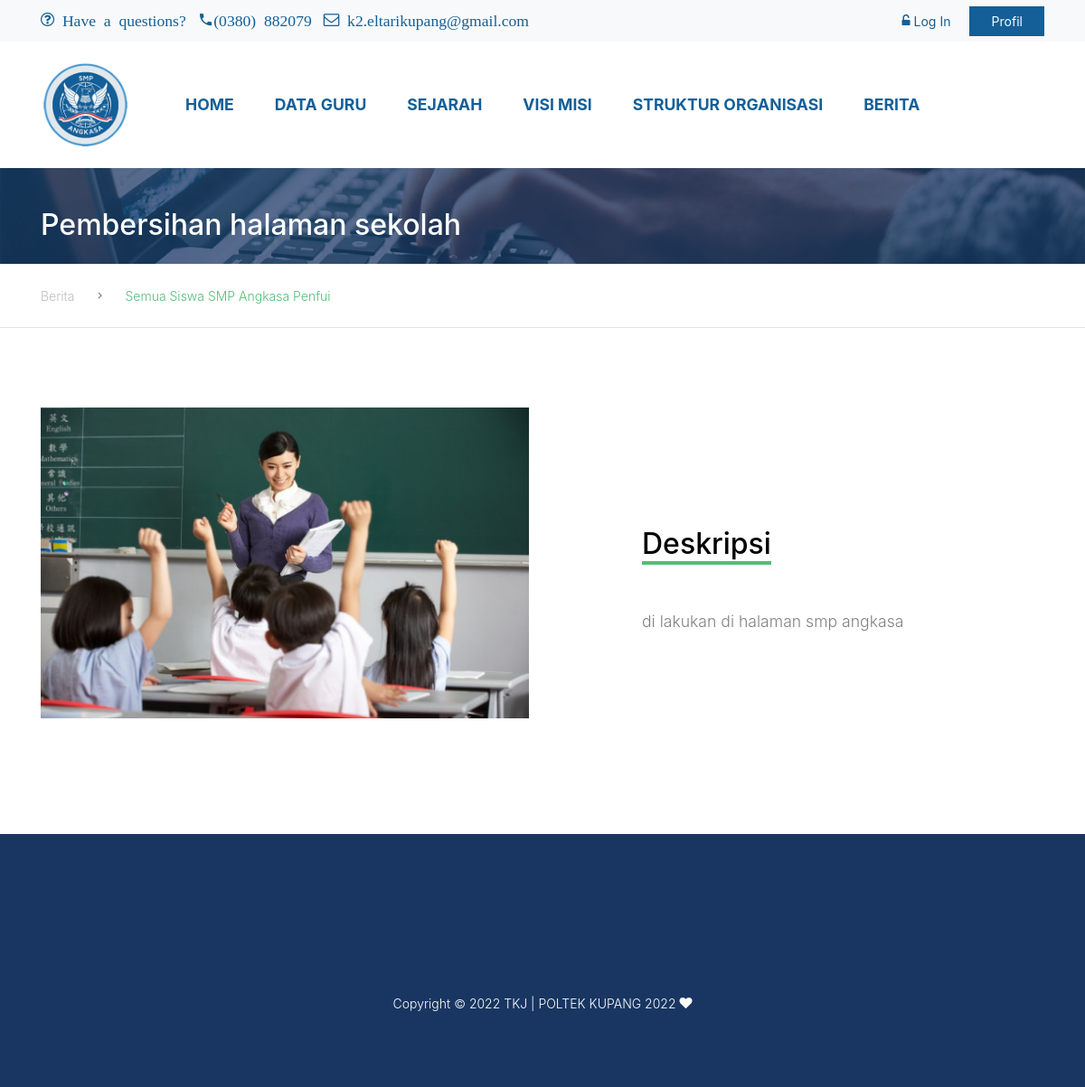
The app's page /detail-berita.php?id=22 with its own data.
### tables this page shows
CREATE TABLE `tbl_berita` (
  `id_berita` int(11) NOT NULL,
  `judul` char(50) NOT NULL,
  `gambar` char(100) NOT NULL,
  `deskripsi` text NOT NULL,
  `pembuat` char(60) NOT NULL DEFAULT 'Admin',
  `kategori` char(80) NOT NULL
);

### detail-berita.php (the view, shortened to what this page needs)
<?php require_once("controller/script.php");
  require_once("controller/session_visitor.php");
  if(!isset($_GET['id'])){
    header("Location: berita.php");exit();
  }else if(isset($_GET['id'])){
    $data=htmlspecialchars(addslashes(trim(mysqli_real_escape_string($conn, $_GET['id']))));
    $dataBeritaNow=mysqli_query($conn, "SELECT * FROM tbl_berita WHERE id_berita='$data'");
    $row=mysqli_fetch_assoc($dataBeritaNow);
  }
?>
<!DOCTYPE html>
<html lang="en">
  <head>
    <?php require_once("layout/header.php");?>
  </head>
  <body>
    <div class="site-wrap">
      <?php require_once("layout/top-info.php");?>
      <?php require_once("layout/navbar.php");?>
      <div class="site-section ftco-subscribe-1 site-blocks-cover pb-4" style="background-image: url('images/bg_1.jpg')">
        <div class="container">
          <div class="row align-items-end">
            <div class="col-lg-7">
              <h2 class="mb-0"><?= $row['judul']?></h2>
            </div>
          </div>
        </div>
      </div>
      <div class="custom-breadcrumns border-bottom">
        <div class="container">
          <a href="berita.php">Berita</a>
          <span class="mx-3 icon-keyboard_arrow_right"></span>
          <span class="current"><?= $row['kategori']?></span>
        </div>
      </div>
      <div class="site-section">
        <div class="container">
          <div class="row">
            <div class="col-md-6 mb-4">
              <p>
                <img src="assets/images/berita/<?= $row['gambar']?>" alt="Image" class="img-fluid" style="width: 100%;">
              </p>
            </div>
            <div class="col-lg-5 ml-auto align-self-center">
              <h2 class="section-title-underline mb-5">
                <span>Deskripsi</span>
              </h2>
              <?= $row['deskripsi']?>
            </div>
          </div>
        </div>
      </div>
      <?php require_once("layout/footer.php");?>
    </div>
  </body>
</html>

### assets/css/style.css (style rules this page uses)
body { line-height: 1.7; color: gray; font-weight: 300; font-size: 1.1rem; }
a { -webkit-transition: .3s all ease; -o-transition: .3s all ease; transition: .3s all ease; }
h1, h2, h3, h4, h5, .h1, .h2, .h3, .h4, .h5 { font-family: "Muli", -apple-system, BlinkMacSystemFont, "Segoe UI", Roboto, "Helvetica Neue", Arial, sans-serif, "Apple Color Emoji", "Segoe UI Emoji", "Segoe UI Symbol", "Noto Color Emoji"; }
.site-wrap:before { display: none; -webkit-transition: .3s all ease-in-out; -o-transition: .3s all ease-in-out; transition: .3s all ease-in-out; background: rgba(0, 0, 0, 0.6); content: ""; position: absolute; z-index: 2000; top: 0; left: 0; right: 0; bottom: 0; opacity: 0; visibility: hidden; }
.site-section { padding: 2.5em 0; }
@media (min-width: 768px) { .site-section { padding: 5em 0; } }
.sticky-wrapper + .site-blocks-cover { margin-top: 96px; }
.custom-breadcrumns { padding: 20px 0; }
.custom-breadcrumns span, .custom-breadcrumns a { font-size: 14px; }
.custom-breadcrumns a { display: inline-block; color: #bdbdbd; }
.custom-breadcrumns .current { color: #51be78; }
.section-title-underline { color: #000; }
.section-title-underline span { display: inline-block; border-bottom: 4px solid #51be78; }
.ftco-subscribe-1 { background-size: cover; background-position: center center; background-repeat: no-repeat; position: relative; }
.ftco-subscribe-1:before { position: absolute; content: ""; background: #183661; opacity: .7; z-index: 1; top: 0; left: 0; right: 0; bottom: 0; }
.ftco-subscribe-1 > .container { position: relative; z-index: 2; }
.ftco-subscribe-1 > .container h2, .ftco-subscribe-1 > .container p { color: #fff; }

### records on screen
tbl_berita: judul "Pembersihan halaman sekolah", kategori "Semua Siswa SMP Angkasa Penfui", gambar (picture), deskripsi "di lakukan di halaman smp angkasa"
